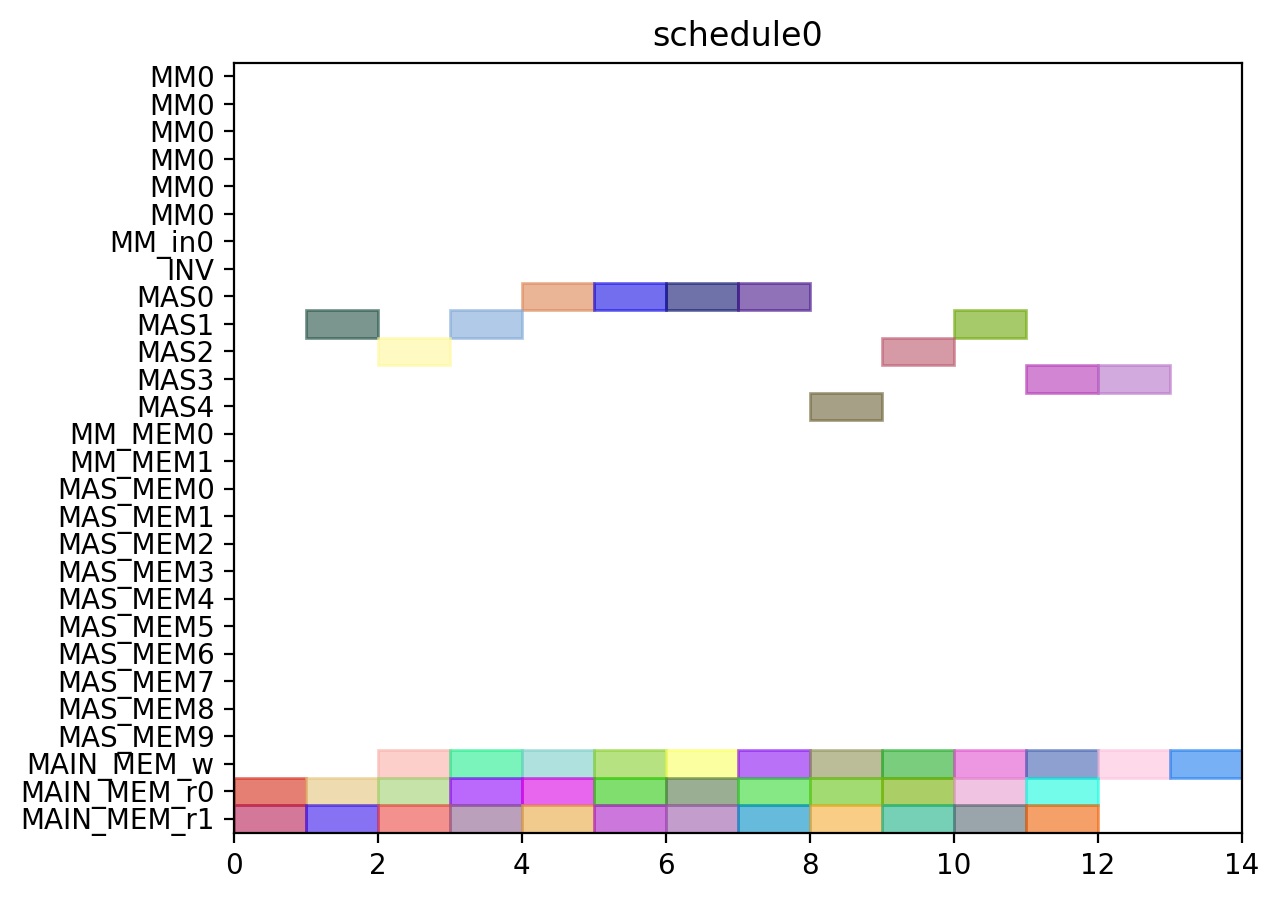

Python code for this plot:
from pyschedule import Scenario, solvers, plotters, alt


def solve():
	horizon = 90
	S = Scenario("schedule0", horizon=horizon)

	# resource
	MM = S.Resources('MM', num=1, size=6)
	MM_in = S.Resources('MM_in', num=1)
	INV = S.Resource('INV')
	MAS = S.Resources('MAS', num=5, size=1, periods=range(1, horizon))
	MM_MEM = S.Resources('MM_MEM', num=2)
	MAS_MEM = S.Resources('MAS_MEM', num=10)
	MAIN_MEM_w = S.Resource('MAIN_MEM_w', size=1)
	MAIN_MEM_r = S.Resources('MAIN_MEM_r', num=2)

	# result of previous scheduling

	# new tasks
	c000 = S.Task('c000', length=1, delay_cost=1)
	c000 += alt(MAS)

	S += 0<c000

	c000_mem0 = S.Task('c000_mem0', length=1, delay_cost=1)
	c000_mem0 += MAIN_MEM_r[0]
	S += c000_mem0 <= c000

	c000_mem1 = S.Task('c000_mem1', length=1, delay_cost=1)
	c000_mem1 += MAIN_MEM_r[1]
	S += c000_mem1 <= c000

	c000_w = S.Task('c000_w', length=1, delay_cost=1)
	c000_w += alt(MAIN_MEM_w)
	S += c000 <= c000_w

	c001 = S.Task('c001', length=1, delay_cost=1)
	c001 += alt(MAS)

	S += 0<c001

	c001_mem0 = S.Task('c001_mem0', length=1, delay_cost=1)
	c001_mem0 += MAIN_MEM_r[0]
	S += c001_mem0 <= c001

	c001_mem1 = S.Task('c001_mem1', length=1, delay_cost=1)
	c001_mem1 += MAIN_MEM_r[1]
	S += c001_mem1 <= c001

	c001_w = S.Task('c001_w', length=1, delay_cost=1)
	c001_w += alt(MAIN_MEM_w)
	S += c001 <= c001_w

	c010 = S.Task('c010', length=1, delay_cost=1)
	c010 += alt(MAS)

	S += 0<c010

	c010_mem0 = S.Task('c010_mem0', length=1, delay_cost=1)
	c010_mem0 += MAIN_MEM_r[0]
	S += c010_mem0 <= c010

	c010_mem1 = S.Task('c010_mem1', length=1, delay_cost=1)
	c010_mem1 += MAIN_MEM_r[1]
	S += c010_mem1 <= c010

	c010_w = S.Task('c010_w', length=1, delay_cost=1)
	c010_w += alt(MAIN_MEM_w)
	S += c010 <= c010_w

	c011 = S.Task('c011', length=1, delay_cost=1)
	c011 += alt(MAS)

	S += 0<c011

	c011_mem0 = S.Task('c011_mem0', length=1, delay_cost=1)
	c011_mem0 += MAIN_MEM_r[0]
	S += c011_mem0 <= c011

	c011_mem1 = S.Task('c011_mem1', length=1, delay_cost=1)
	c011_mem1 += MAIN_MEM_r[1]
	S += c011_mem1 <= c011

	c011_w = S.Task('c011_w', length=1, delay_cost=1)
	c011_w += alt(MAIN_MEM_w)
	S += c011 <= c011_w

	c100 = S.Task('c100', length=1, delay_cost=1)
	c100 += alt(MAS)

	S += 0<c100

	c100_mem0 = S.Task('c100_mem0', length=1, delay_cost=1)
	c100_mem0 += MAIN_MEM_r[0]
	S += c100_mem0 <= c100

	c100_mem1 = S.Task('c100_mem1', length=1, delay_cost=1)
	c100_mem1 += MAIN_MEM_r[1]
	S += c100_mem1 <= c100

	c100_w = S.Task('c100_w', length=1, delay_cost=1)
	c100_w += alt(MAIN_MEM_w)
	S += c100 <= c100_w

	c101 = S.Task('c101', length=1, delay_cost=1)
	c101 += alt(MAS)

	S += 0<c101

	c101_mem0 = S.Task('c101_mem0', length=1, delay_cost=1)
	c101_mem0 += MAIN_MEM_r[0]
	S += c101_mem0 <= c101

	c101_mem1 = S.Task('c101_mem1', length=1, delay_cost=1)
	c101_mem1 += MAIN_MEM_r[1]
	S += c101_mem1 <= c101

	c101_w = S.Task('c101_w', length=1, delay_cost=1)
	c101_w += alt(MAIN_MEM_w)
	S += c101 <= c101_w

	c110 = S.Task('c110', length=1, delay_cost=1)
	c110 += alt(MAS)

	S += 0<c110

	c110_mem0 = S.Task('c110_mem0', length=1, delay_cost=1)
	c110_mem0 += MAIN_MEM_r[0]
	S += c110_mem0 <= c110

	c110_mem1 = S.Task('c110_mem1', length=1, delay_cost=1)
	c110_mem1 += MAIN_MEM_r[1]
	S += c110_mem1 <= c110

	c110_w = S.Task('c110_w', length=1, delay_cost=1)
	c110_w += alt(MAIN_MEM_w)
	S += c110 <= c110_w

	c111 = S.Task('c111', length=1, delay_cost=1)
	c111 += alt(MAS)

	S += 0<c111

	c111_mem0 = S.Task('c111_mem0', length=1, delay_cost=1)
	c111_mem0 += MAIN_MEM_r[0]
	S += c111_mem0 <= c111

	c111_mem1 = S.Task('c111_mem1', length=1, delay_cost=1)
	c111_mem1 += MAIN_MEM_r[1]
	S += c111_mem1 <= c111

	c111_w = S.Task('c111_w', length=1, delay_cost=1)
	c111_w += alt(MAIN_MEM_w)
	S += c111 <= c111_w

	c200 = S.Task('c200', length=1, delay_cost=1)
	c200 += alt(MAS)

	S += 0<c200

	c200_mem0 = S.Task('c200_mem0', length=1, delay_cost=1)
	c200_mem0 += MAIN_MEM_r[0]
	S += c200_mem0 <= c200

	c200_mem1 = S.Task('c200_mem1', length=1, delay_cost=1)
	c200_mem1 += MAIN_MEM_r[1]
	S += c200_mem1 <= c200

	c200_w = S.Task('c200_w', length=1, delay_cost=1)
	c200_w += alt(MAIN_MEM_w)
	S += c200 <= c200_w

	c201 = S.Task('c201', length=1, delay_cost=1)
	c201 += alt(MAS)

	S += 0<c201

	c201_mem0 = S.Task('c201_mem0', length=1, delay_cost=1)
	c201_mem0 += MAIN_MEM_r[0]
	S += c201_mem0 <= c201

	c201_mem1 = S.Task('c201_mem1', length=1, delay_cost=1)
	c201_mem1 += MAIN_MEM_r[1]
	S += c201_mem1 <= c201

	c201_w = S.Task('c201_w', length=1, delay_cost=1)
	c201_w += alt(MAIN_MEM_w)
	S += c201 <= c201_w

	c210 = S.Task('c210', length=1, delay_cost=1)
	c210 += alt(MAS)

	S += 0<c210

	c210_mem0 = S.Task('c210_mem0', length=1, delay_cost=1)
	c210_mem0 += MAIN_MEM_r[0]
	S += c210_mem0 <= c210

	c210_mem1 = S.Task('c210_mem1', length=1, delay_cost=1)
	c210_mem1 += MAIN_MEM_r[1]
	S += c210_mem1 <= c210

	c210_w = S.Task('c210_w', length=1, delay_cost=1)
	c210_w += alt(MAIN_MEM_w)
	S += c210 <= c210_w

	c211 = S.Task('c211', length=1, delay_cost=1)
	c211 += alt(MAS)

	S += 0<c211

	c211_mem0 = S.Task('c211_mem0', length=1, delay_cost=1)
	c211_mem0 += MAIN_MEM_r[0]
	S += c211_mem0 <= c211

	c211_mem1 = S.Task('c211_mem1', length=1, delay_cost=1)
	c211_mem1 += MAIN_MEM_r[1]
	S += c211_mem1 <= c211

	c211_w = S.Task('c211_w', length=1, delay_cost=1)
	c211_w += alt(MAIN_MEM_w)
	S += c211 <= c211_w

	solvers.mip.solve(S,msg=1,kind='CPLEX',ratio_gap=1.01)

	solution = [['hoge']*len(S.solution()[1]) for i in range(len(S.solution()))]
	for i in range(len(S.solution())):
		for j in range(len(S.solution()[i])):
			solution[i][j]=str(S.solution()[i][j])
	print(solution)

	cycles = int(solution[-1][3])

	pic_file_name = "/home/mfukuda/ABE/python/multiRAM_multiMAS/scheduling_result/stage6MM1_stage1MAS5/CONJ/schedule0.png"
	if(S.solution() != []):
		plotters.matplotlib.plot(S,img_filename=pic_file_name, show_task_labels=False, fig_size=(cycles*0.25+3, 5))

	return solution
